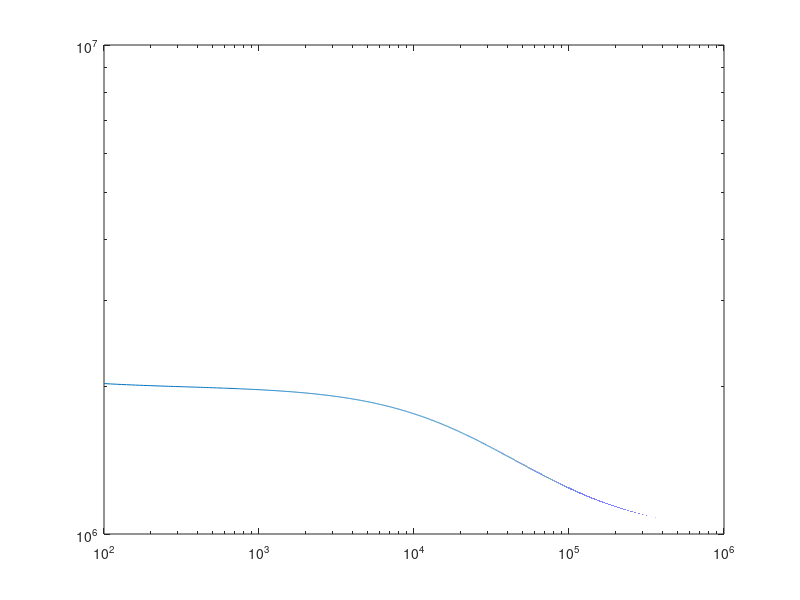

Here is the MATLAB script that generated this plot:
R = 1e6;
Cin = 5e-12;
Cc = 47e-9;
Zr = R;
Zline = 50;
f = 100:10:1e6;
Zcc = 1./(2*pi.*f.*Cc);
Zcin = 1./(2*pi.*f.*Cin);

Ztot = Zr + Zcc + 1./(1/Zr+1./Zcin);

S21 = (2*Ztot)./(2+Zline./Ztot);

figure()
loglog(f,S21)
xlim([f(1),f(end)])
